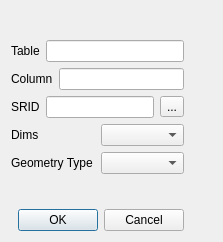
<?xml version="1.0" encoding="UTF-8"?>
<ui version="4.0">
 <class>RecoverGeometryColumn</class>
 <widget class="QDialog" name="RecoverGeometryColumn">
  <property name="geometry">
   <rect>
    <x>0</x>
    <y>0</y>
    <width>223</width>
    <height>242</height>
   </rect>
  </property>
  <property name="windowTitle">
   <string>Dialog</string>
  </property>
  <layout class="QHBoxLayout" name="horizontalLayout_6">
   <item>
    <layout class="QVBoxLayout" name="verticalLayout">
     <item>
      <spacer name="verticalSpacer_2">
       <property name="orientation">
        <enum>Qt::Vertical</enum>
       </property>
       <property name="sizeHint" stdset="0">
        <size>
         <width>20</width>
         <height>40</height>
        </size>
       </property>
      </spacer>
     </item>
     <item>
      <layout class="QHBoxLayout" name="horizontalLayout">
       <item>
        <widget class="QLabel" name="label">
         <property name="text">
          <string>Table</string>
         </property>
        </widget>
       </item>
       <item>
        <widget class="QLineEdit" name="table"/>
       </item>
      </layout>
     </item>
     <item>
      <layout class="QHBoxLayout" name="horizontalLayout_2">
       <item>
        <widget class="QLabel" name="label_2">
         <property name="text">
          <string>Column</string>
         </property>
        </widget>
       </item>
       <item>
        <widget class="QLineEdit" name="column"/>
       </item>
      </layout>
     </item>
     <item>
      <layout class="QHBoxLayout" name="horizontalLayout_3">
       <item>
        <widget class="QLabel" name="label_3">
         <property name="text">
          <string>SRID</string>
         </property>
        </widget>
       </item>
       <item>
        <widget class="QLineEdit" name="srid"/>
       </item>
       <item>
        <widget class="QToolButton" name="browseSRID">
         <property name="text">
          <string>...</string>
         </property>
        </widget>
       </item>
      </layout>
     </item>
     <item>
      <layout class="QHBoxLayout" name="horizontalLayout_4">
       <item>
        <widget class="QLabel" name="label_5">
         <property name="text">
          <string>Dims</string>
         </property>
        </widget>
       </item>
       <item>
        <widget class="QComboBox" name="dims"/>
       </item>
      </layout>
     </item>
     <item>
      <layout class="QHBoxLayout" name="horizontalLayout_5">
       <item>
        <widget class="QLabel" name="label_4">
         <property name="text">
          <string>Geometry Type</string>
         </property>
        </widget>
       </item>
       <item>
        <widget class="QComboBox" name="geometry"/>
       </item>
      </layout>
     </item>
     <item>
      <spacer name="verticalSpacer">
       <property name="orientation">
        <enum>Qt::Vertical</enum>
       </property>
       <property name="sizeHint" stdset="0">
        <size>
         <width>20</width>
         <height>40</height>
        </size>
       </property>
      </spacer>
     </item>
     <item>
      <widget class="QDialogButtonBox" name="buttonBox">
       <property name="orientation">
        <enum>Qt::Horizontal</enum>
       </property>
       <property name="standardButtons">
        <set>QDialogButtonBox::Cancel|QDialogButtonBox::Ok</set>
       </property>
      </widget>
     </item>
    </layout>
   </item>
   <item>
    <spacer name="horizontalSpacer_2">
     <property name="orientation">
      <enum>Qt::Horizontal</enum>
     </property>
     <property name="sizeHint" stdset="0">
      <size>
       <width>3</width>
       <height>20</height>
      </size>
     </property>
    </spacer>
   </item>
  </layout>
 </widget>
 <resources/>
 <connections>
  <connection>
   <sender>buttonBox</sender>
   <signal>accepted()</signal>
   <receiver>RecoverGeometryColumn</receiver>
   <slot>accept()</slot>
   <hints>
    <hint type="sourcelabel">
     <x>206</x>
     <y>231</y>
    </hint>
    <hint type="destinationlabel">
     <x>157</x>
     <y>274</y>
    </hint>
   </hints>
  </connection>
  <connection>
   <sender>buttonBox</sender>
   <signal>rejected()</signal>
   <receiver>RecoverGeometryColumn</receiver>
   <slot>reject()</slot>
   <hints>
    <hint type="sourcelabel">
     <x>206</x>
     <y>231</y>
    </hint>
    <hint type="destinationlabel">
     <x>286</x>
     <y>274</y>
    </hint>
   </hints>
  </connection>
 </connections>
</ui>
